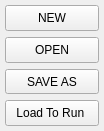
    <widget class="QWidget" name="verticalLayoutWidget_6">
     <property name="geometry">
      <rect>
       <x>0</x>
       <y>200</y>
       <width>104</width>
       <height>131</height>
      </rect>
     </property>
     <layout class="QVBoxLayout" name="verticalLayout_9">
      <property name="leftMargin">
       <number>5</number>
      </property>
      <property name="topMargin">
       <number>5</number>
      </property>
      <property name="rightMargin">
       <number>5</number>
      </property>
      <property name="bottomMargin">
       <number>5</number>
      </property>
      <item>
       <widget class="QPushButton" name="btnNewProgram">
        <property name="sizePolicy">
         <sizepolicy hsizetype="Preferred" vsizetype="Preferred">
          <horstretch>0</horstretch>
          <verstretch>0</verstretch>
         </sizepolicy>
        </property>
        <property name="minimumSize">
         <size>
          <width>0</width>
          <height>10</height>
         </size>
        </property>
        <property name="maximumSize">
         <size>
          <width>16777215</width>
          <height>30</height>
         </size>
        </property>
        <property name="text">
         <string>NEW</string>
        </property>
       </widget>
      </item>
      <item>
       <widget class="QPushButton" name="btnOpen">
        <property name="sizePolicy">
         <sizepolicy hsizetype="Preferred" vsizetype="Preferred">
          <horstretch>0</horstretch>
          <verstretch>0</verstretch>
         </sizepolicy>
        </property>
        <property name="minimumSize">
         <size>
          <width>0</width>
          <height>10</height>
         </size>
        </property>
        <property name="maximumSize">
         <size>
          <width>16777215</width>
          <height>30</height>
         </size>
        </property>
        <property name="text">
         <string>OPEN</string>
        </property>
       </widget>
      </item>
      <item>
       <widget class="QPushButton" name="btnSaveAs">
        <property name="sizePolicy">
         <sizepolicy hsizetype="Preferred" vsizetype="Preferred">
          <horstretch>0</horstretch>
          <verstretch>0</verstretch>
         </sizepolicy>
        </property>
        <property name="minimumSize">
         <size>
          <width>0</width>
          <height>10</height>
         </size>
        </property>
        <property name="maximumSize">
         <size>
          <width>16777215</width>
          <height>30</height>
         </size>
        </property>
        <property name="text">
         <string>SAVE AS</string>
        </property>
       </widget>
      </item>
      <item>
       <widget class="QPushButton" name="btnLoadToGcode">
        <property name="sizePolicy">
         <sizepolicy hsizetype="Preferred" vsizetype="Preferred">
          <horstretch>0</horstretch>
          <verstretch>0</verstretch>
         </sizepolicy>
        </property>
        <property name="minimumSize">
         <size>
          <width>0</width>
          <height>10</height>
         </size>
        </property>
        <property name="maximumSize">
         <size>
          <width>16777215</width>
          <height>30</height>
         </size>
        </property>
        <property name="text">
         <string>Load To Run </string>
        </property>
       </widget>
      </item>
     </layout>
    </widget>
